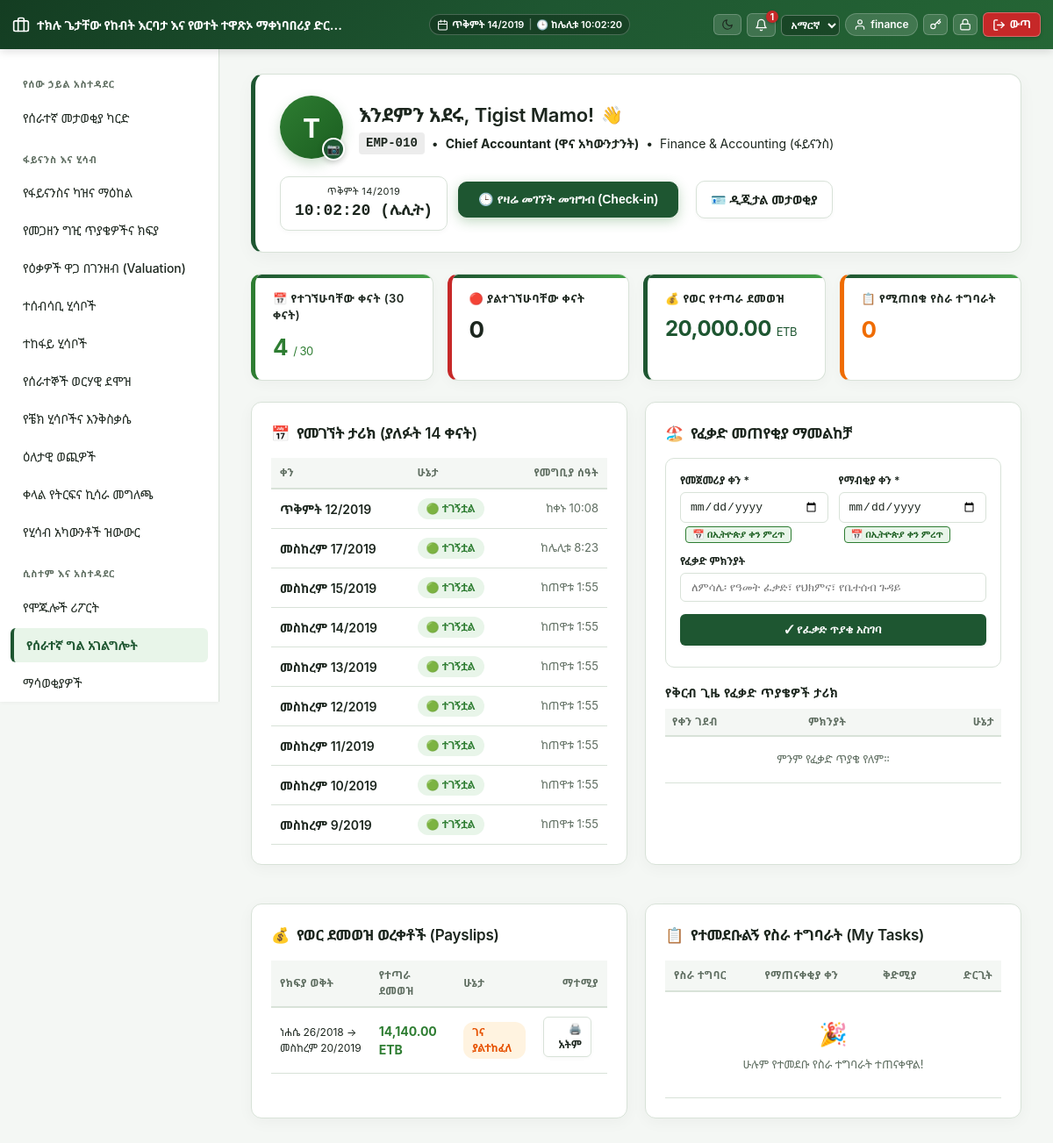
The page /modules/employees/self_service.php (signed in) on the database its author committed.
### tables this page shows
CREATE TABLE `employees` (
  `id` int(11) NOT NULL,
  `user_id` int(11) DEFAULT NULL,
  `department_id` int(11) DEFAULT NULL,
  `employee_number` varchar(30) NOT NULL,
  `national_id` varchar(50) DEFAULT NULL,
  `blood_group` varchar(10) DEFAULT 'O+',
  `full_name` varchar(150) NOT NULL,
  `amharic_name` varchar(150) DEFAULT NULL,
  `job_title` varchar(100) DEFAULT NULL,
  `employment_type` enum('permanent','contract','daily','temporary') NOT NULL DEFAULT 'permanent',
  `phone` varchar(30) DEFAULT NULL,
  `emergency_contact` varchar(150) DEFAULT NULL,
  `emergency_contact_phone` varchar(50) DEFAULT NULL,
  `photo_path` varchar(255) DEFAULT NULL,
  `phone_alt` varchar(20) DEFAULT NULL,
  `hire_date` date DEFAULT NULL,
  `base_salary` decimal(12,2) DEFAULT NULL,
  `is_driver` tinyint(1) NOT NULL DEFAULT 0,
  `status` enum('active','on_leave','terminated') NOT NULL DEFAULT 'active'
);

CREATE TABLE `departments` (
  `id` int(11) NOT NULL,
  `name` varchar(100) NOT NULL,
  `code` varchar(20) NOT NULL,
  `business_unit` varchar(50) DEFAULT NULL,
  `created_at` datetime DEFAULT current_timestamp()
);

CREATE TABLE `attendance` (
  `id` int(11) NOT NULL,
  `employee_id` int(11) NOT NULL,
  `attendance_date` date NOT NULL,
  `check_in_at` datetime DEFAULT NULL,
  `check_out_at` datetime DEFAULT NULL,
  `status` enum('present','absent','on_leave','half_day') NOT NULL DEFAULT 'present'
);

CREATE TABLE `fin_payslips` (
  `id` int(11) NOT NULL,
  `payroll_run_id` int(11) NOT NULL,
  `employee_id` int(11) NOT NULL,
  `base_salary` decimal(12,2) NOT NULL,
  `daily_rate` decimal(10,2) NOT NULL DEFAULT 0.00,
  `days_present` int(11) NOT NULL DEFAULT 0,
  `gross_pay` decimal(12,2) NOT NULL DEFAULT 0.00,
  `tax_amount` decimal(12,2) NOT NULL DEFAULT 0.00,
  `pension_employee` decimal(12,2) NOT NULL DEFAULT 0.00,
  `pension_employer` decimal(12,2) NOT NULL DEFAULT 0.00,
  `net_pay` decimal(12,2) NOT NULL,
  `total_paid` decimal(12,2) NOT NULL DEFAULT 0.00,
  `remaining_balance` decimal(12,2) GENERATED ALWAYS AS (`net_pay` - `total_paid`) STORED,
  `allowances` decimal(12,2) NOT NULL DEFAULT 0.00,
  `deductions` decimal(12,2) NOT NULL DEFAULT 0.00
);

CREATE TABLE `fin_payroll_runs` (
  `id` int(11) NOT NULL,
  `period_start` date NOT NULL,
  `period_end` date NOT NULL,
  `status` enum('draft','attendance_locked','finalized') NOT NULL DEFAULT 'draft',
  `processed_by` int(11) NOT NULL,
  `finalized_at` datetime DEFAULT NULL,
  `created_at` datetime DEFAULT current_timestamp()
);

### modules/employees/self_service.php (the view, shortened to what the rows shown need)
<?php
require_once __DIR__ . '/../../includes/functions.php';
require_once __DIR__ . '/../../includes/auth.php';
$me     = current_user();
$userId = (int) $me['id'];
$empStmt = db()->prepare(
    "SELECT e.*, d.name AS department_name
     FROM employees e
     LEFT JOIN departments d ON d.id = e.department_id
     WHERE e.user_id = ? AND e.status != 'terminated'"
);
$empStmt->execute([$userId]);
$emp = $empStmt->fetch();
require_once __DIR__ . '/../../includes/header.php';
$empId = (int)$emp['id'];
$recentAtt = db()->prepare(
    "SELECT attendance_date, status, check_in_at FROM attendance
     WHERE employee_id = ? ORDER BY attendance_date DESC LIMIT 14"
);
$recentAtt->execute([$empId]);
$recentAtt = $recentAtt->fetchAll();
$myPayslips = db()->prepare(
    "SELECT p.*, r.period_start, r.period_end, r.status AS run_status
     FROM fin_payslips p
     JOIN fin_payroll_runs r ON r.id = p.payroll_run_id
     WHERE p.employee_id = ?
     ORDER BY r.id DESC LIMIT 6"
);
$myPayslips->execute([$empId]);
$myPayslips = $myPayslips->fetchAll();
$hour = (int)date('H');
$greeting = $hour < 12
    ? (current_locale()==='am'?'እንደምን አደሩ':'Good Morning')
    : ($hour < 17 ? (current_locale()==='am'?'እንደምን ዋሉ':'Good Afternoon') : (current_locale()==='am'?'እንደምን አመሹ':'Good Evening'));
?>
<div class="card" style="margin-bottom:24px;padding:24px 28px;background:var(--card);border-radius:14px;border:1px solid var(--border);border-left:5px solid var(--primary);box-shadow:0 6px 20px rgba(0,0,0,0.04);">
    <div style="display:flex;justify-content:space-between;align-items:center;flex-wrap:wrap;gap:20px;">
        <div style="display:flex;align-items:center;gap:18px;">
            <div style="position:relative;display:inline-block">
                <?php if (employee_photo_exists($emp['photo_path'] ?? null)): ?>
                    <img src="<?= h($emp['photo_path']) ?>?v=<?= time() ?>" alt="Photo" style="width:72px;height:72px;border-radius:50%;object-fit:cover;border:3px solid var(--border);box-shadow:0 6px 14px rgba(0,0,0,0.12);">
                <?php else: ?>
                    <div style="width:72px;height:72px;border-radius:50%;background:linear-gradient(135deg, #2e7d32, #1b5e20);color:#fff;display:flex;align-items:center;justify-content:center;font-size:30px;font-weight:bold;box-shadow:0 6px 14px rgba(46,125,50,0.25);">
                        <?= strtoupper(substr($emp['full_name'], 0, 1)) ?>
                    </div>
                <?php endif; ?>
                <a href="<?= BASE_URL ?>/modules/employees/photo_upload.php?id=<?= (int)$emp['id'] ?>" title="Change Photo" style="position:absolute;bottom:-2px;right:-2px;background:var(--primary);color:#fff;width:26px;height:26px;border-radius:50%;display:flex;align-items:center;justify-content:center;font-size:12px;border:2px solid var(--card);text-decoration:none;box-shadow:0 2px 6px rgba(0,0,0,0.2)">📷</a>
            </div>
            <div>
                <div style="display:flex;align-items:center;gap:8px;">
                    <h2 style="margin:0;font-size:22px;color:var(--text);"><?= h($greeting) ?>, <?= h($emp['full_name']) ?>!</h2>
                    <span style="font-size:20px;">👋</span>
                </div>
                <div style="font-size:14px;color:var(--text-muted);margin-top:4px;display:flex;align-items:center;gap:8px;flex-wrap:wrap;">
                    <span style="background:var(--hover, rgba(127,127,127,0.15));color:var(--text);padding:2px 8px;border-radius:4px;font-family:monospace;font-weight:bold;"><?= h($emp['employee_number']) ?></span>
                    <span>&bull;</span>
                    <strong style="color:var(--text);"><?= h($emp['job_title'] ?: 'Staff Member') ?></strong>
                    <span>&bull;</span>
                    <span><?= h($emp['department_name'] ?: 'Operations') ?></span>
                </div>
            </div>
        </div>
    </div>
</div>
<div class="kpi-row" style="margin-bottom:24px;display:grid;grid-template-columns:repeat(auto-fit, minmax(180px, 1fr));gap:16px;">
    <div class="kpi" style="border-radius:12px;padding:18px 20px;border-left:5px solid var(--primary, #1565c0);background:var(--card);color:var(--text);box-shadow:0 4px 15px rgba(0,0,0,0.03);">
        <div class="label" style="font-size:13px;color:var(--text-muted);font-weight:600;">
            💰 <?= current_locale() === 'am' ? 'የወር የተጣራ ደመወዝ' : 'Monthly Base Salary' ?>
        </div>
        <div class="value" style="color:var(--primary, #1565c0);font-size:24px;font-weight:bold;margin-top:6px;">
            <?= number_format((float)($emp['base_salary'] ?? 0), 2) ?> <span style="font-size:13px;color:var(--text-muted);font-weight:normal;">ETB</span>
        </div>
    </div>
</div>
<div style="display:grid;grid-template-columns:repeat(auto-fit, minmax(280px, 1fr));gap:20px;margin-bottom:28px;">
    <div class="card" style="border-radius:12px;padding:22px;box-shadow:0 4px 18px rgba(0,0,0,0.04);border:1px solid var(--border);">
        <div style="overflow-x:auto;">
            <table style="width:100%;border-collapse:collapse;font-size:13px;">
                <thead>
                    <tr style="border-bottom:2px solid var(--border);text-align:left;">
                        <th style="padding:8px 10px;"><?= current_locale() === 'am' ? 'ቀን' : 'Date' ?></th>
                        <th style="padding:8px 10px;"><?= current_locale() === 'am' ? 'ሁኔታ' : 'Status' ?></th>
                        <th style="padding:8px 10px;text-align:right;"><?= current_locale() === 'am' ? 'የመግቢያ ሰዓት' : 'Check-in Time' ?></th>
                    </tr>
                </thead>
                <tbody>
                    <?php foreach ($recentAtt as $a):
                        $cls = match($a['status']) { 'present'=>'milking','absent'=>'sold','half_day'=>'dry', default=>'active' };
                        $lbl = match($a['status']) {
                            'present'  => (current_locale()==='am'?'🟢 ተገኝቷል':'🟢 Present'),
                            'absent'   => (current_locale()==='am'?'🔴 ቀሪ':'🔴 Absent'),
                            'half_day' => (current_locale()==='am'?'🟡 ግማሽ ቀን':'🟡 Half Day'),
                            'on_leave' => (current_locale()==='am'?'🏖️ ፈቃድ':'🏖️ Leave'),
                            default    => $a['status']
                        };
                    ?>
                    <tr style="border-bottom:1px solid var(--border);">
                        <td style="padding:10px;font-weight:600;"><?= h(eth_date($a['attendance_date'])) ?></td>
                        <td style="padding:10px;"><span class="badge <?= $cls ?>"><?= h($lbl) ?></span></td>
                        <td style="padding:10px;text-align:right;" class="text-muted"><?= h($a['check_in_at'] ? eth_time($a['check_in_at']) : '—') ?></td>
                    </tr>
                    <?php endforeach; ?>
                </tbody>
            </table>
        </div>
    </div>
    <div class="card" style="border-radius:12px;padding:22px;box-shadow:0 4px 18px rgba(0,0,0,0.04);border:1px solid var(--border);">
        <div style="overflow-x:auto;">
            <table style="width:100%;border-collapse:collapse;font-size:13px;">
                <thead>
                    <tr style="border-bottom:2px solid var(--border);text-align:left;">
                        <th style="padding:6px 8px;"><?= current_locale() === 'am' ? 'የቀን ገደብ' : 'Dates' ?></th>
                        <th style="padding:6px 8px;"><?= current_locale() === 'am' ? 'ምክንያት' : 'Reason' ?></th>
                        <th style="padding:6px 8px;text-align:right;"><?= current_locale() === 'am' ? 'ሁኔታ' : 'Status' ?></th>
                    </tr>
                </thead>
            </table>
        </div>
    </div>
    <div class="card" style="border-radius:12px;padding:22px;box-shadow:0 4px 18px rgba(0,0,0,0.04);border:1px solid var(--border);">
        <div style="overflow-x:auto;">
            <table style="width:100%;border-collapse:collapse;font-size:13px;">
                <thead>
                    <tr style="border-bottom:2px solid var(--border);text-align:left;">
                        <th style="padding:8px 10px;"><?= current_locale() === 'am' ? 'የክፍያ ወቅት' : 'Payroll Period' ?></th>
                        <th style="padding:8px 10px;"><?= current_locale() === 'am' ? 'የተጣራ ደመወዝ' : 'Net Pay' ?></th>
                        <th style="padding:8px 10px;"><?= current_locale() === 'am' ? 'ሁኔታ' : 'Status' ?></th>
                        <th style="padding:8px 10px;text-align:right;"><?= current_locale() === 'am' ? 'ማተሚያ' : 'Print' ?></th>
                    </tr>
                </thead>
                <tbody>
                    <?php foreach ($myPayslips as $p): ?>
                    <tr style="border-bottom:1px solid var(--border);">
                        <td style="padding:10px;font-size:12px;"><?= h(eth_date($p['period_start'])) ?> → <?= h(eth_date($p['period_end'])) ?></td>
                        <td style="padding:10px;"><strong style="color:var(--success, #2e7d32);"><?= number_format((float)($p['net_pay'] ?? $p['base_salary']), 2) ?> ETB</strong></td>
                        <td style="padding:10px;">
                            <?php
                            $netPay = (float)($p['net_pay'] ?? $p['base_salary']);
                            $totalPaid = (float)($p['total_paid'] ?? 0);
                            if ($totalPaid >= $netPay && $netPay > 0): ?>
                                <span class="badge milking">✓ <?= current_locale() === 'am' ? '100% ተከፍሏል' : 'Paid' ?></span>
                            <?php elseif ($totalPaid > 0): ?>
                                <span class="badge pregnant">⏳ <?= current_locale() === 'am' ? 'በከፊል ተከፍሏል' : 'Partially Paid' ?> (<?= number_format($totalPaid, 2) ?>)</span>
                            <?php else: ?>
                                <span class="badge dry"><?= current_locale() === 'am' ? 'ገና ያልተከፈለ' : 'Unpaid' ?></span>
                            <?php endif; ?>
                        </td>
                        <td style="padding:10px;text-align:right;">
                            <a href="<?= BASE_URL ?>/modules/finance/payslip_print.php?id=<?= (int)$p['id'] ?>" class="btn secondary" style="padding:4px 10px;font-size:12px;border-radius:6px;text-decoration:none;" target="_blank">
                                🖨️ <?= current_locale() === 'am' ? 'አትም' : 'Print' ?>
                            </a>
                        </td>
                    </tr>
                    <?php endforeach; ?>
                </tbody>
            </table>
        </div>
    </div>
    <div class="card" style="border-radius:12px;padding:22px;box-shadow:0 4px 18px rgba(0,0,0,0.04);border:1px solid var(--border);">
        <div style="overflow-x:auto;">
            <table style="width:100%;border-collapse:collapse;font-size:13px;">
                <thead>
                    <tr style="border-bottom:2px solid var(--border);text-align:left;">
                        <th style="padding:8px 10px;"><?= current_locale() === 'am' ? 'የስራ ተግባር' : 'Task Title' ?></th>
                        <th style="padding:8px 10px;"><?= current_locale() === 'am' ? 'የማጠናቀቂያ ቀን' : 'Due Date' ?></th>
                        <th style="padding:8px 10px;"><?= current_locale() === 'am' ? 'ቅድሚያ' : 'Priority' ?></th>
                        <th style="padding:8px 10px;text-align:right;"><?= current_locale() === 'am' ? 'ድርጊት' : 'Action' ?></th>
                    </tr>
                </thead>
            </table>
        </div>
    </div>
</div>
<?php require_once __DIR__ . '/../../includes/footer.php'; ?>

### rows shown on the page
employees: full_name "T", full_name "Tigist Mamo", employee_number "EMP-010", job_title "Chief Accountant (ዋና አካውንታንት)", department.name "Finance & Accounting (ፋይናንስ)", base_salary "20,000.00"
attendance: attendance_date "ጥቅምት 12/2019", status "🟢 ተገኝቷል", check_in_at "ከቀኑ 10:08"
attendance: attendance_date "መስከረም 17/2019", status "🟢 ተገኝቷል", check_in_at "ከሌሊቱ 8:23"
attendance: attendance_date "መስከረም 15/2019", status "🟢 ተገኝቷል", check_in_at "ከጠዋቱ 1:55"
attendance: attendance_date "መስከረም 14/2019", status "🟢 ተገኝቷል", check_in_at "ከጠዋቱ 1:55"
attendance: attendance_date "መስከረም 13/2019", status "🟢 ተገኝቷል", check_in_at "ከጠዋቱ 1:55"
attendance: attendance_date "መስከረም 12/2019", status "🟢 ተገኝቷል", check_in_at "ከጠዋቱ 1:55"
attendance: attendance_date "መስከረም 11/2019", status "🟢 ተገኝቷል", check_in_at "ከጠዋቱ 1:55"
attendance: attendance_date "መስከረም 10/2019", status "🟢 ተገኝቷል", check_in_at "ከጠዋቱ 1:55"
attendance: attendance_date "መስከረም 9/2019", status "🟢 ተገኝቷል", check_in_at "ከጠዋቱ 1:55"
fin_payslips: payroll_run.period_start "ነሐሴ 26/2018", payroll_run.period_end "መስከረም 20/2019", net_pay "14,140.00", total_paid "ገና ያልተከፈለ"

### other values the page prints
$unread "1"
$user['name'] "finance"
$sec['title'] "የሰው ኃይል አስተዳደር"
$item['label'] "የሰራተኛ መታወቂያ ካርድ"
$sec['title'] "ፋይናንስ እና ሂሳብ"
$item['label'] "የፋይናንስና ካዝና ማዕከል"
$item['label'] "የመጋዘን ግዢ ጥያቄዎችና ክፍያ"
$item['label'] "የዕቃዎች ዋጋ በገንዘብ (Valuation)"
$item['label'] "ተሰብሳቢ ሂሳቦች"
$item['label'] "ተከፋይ ሂሳቦች"
$item['label'] "የሰራተኞች ወርሃዊ ደሞዝ"
$item['label'] "የቼክ ሂሳቦችና እንቅስቃሴ"
$item['label'] "ዕለታዊ ወጪዎች"
$item['label'] "ቀላል የትርፍና ኪሳራ መግለጫ"
$item['label'] "የሂሳብ አካውንቶች ዝውውር"
